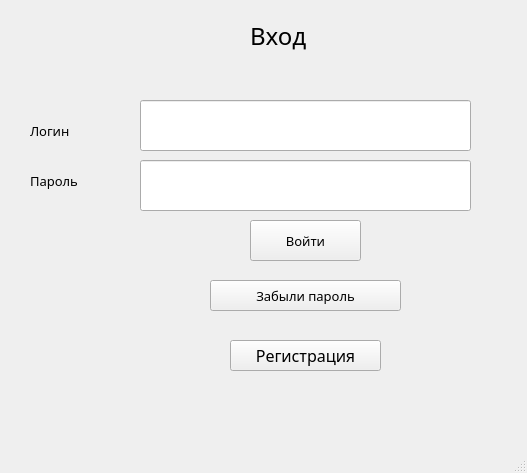
<?xml version="1.0" encoding="UTF-8"?>
<ui version="4.0">
 <class>MainWindow</class>
 <widget class="QMainWindow" name="MainWindow">
  <property name="geometry">
   <rect>
    <x>0</x>
    <y>0</y>
    <width>527</width>
    <height>473</height>
   </rect>
  </property>
  <property name="windowTitle">
   <string>MainWindow</string>
  </property>
  <widget class="QWidget" name="centralwidget">
   <widget class="QLabel" name="label">
    <property name="geometry">
     <rect>
      <x>250</x>
      <y>0</y>
      <width>141</width>
      <height>71</height>
     </rect>
    </property>
    <property name="font">
     <font>
      <family>OCR A Extended</family>
      <pointsize>18</pointsize>
     </font>
    </property>
    <property name="text">
     <string>Вход</string>
    </property>
   </widget>
   <widget class="QLabel" name="label_2">
    <property name="geometry">
     <rect>
      <x>30</x>
      <y>90</y>
      <width>91</width>
      <height>81</height>
     </rect>
    </property>
    <property name="font">
     <font>
      <family>OCR A Extended</family>
      <pointsize>10</pointsize>
     </font>
    </property>
    <property name="text">
     <string>Логин</string>
    </property>
   </widget>
   <widget class="QLabel" name="label_3">
    <property name="geometry">
     <rect>
      <x>30</x>
      <y>160</y>
      <width>101</width>
      <height>41</height>
     </rect>
    </property>
    <property name="font">
     <font>
      <family>OCR A Extended</family>
      <pointsize>10</pointsize>
     </font>
    </property>
    <property name="text">
     <string>Пароль</string>
    </property>
   </widget>
   <widget class="QLineEdit" name="loginEdit">
    <property name="geometry">
     <rect>
      <x>140</x>
      <y>100</y>
      <width>331</width>
      <height>51</height>
     </rect>
    </property>
   </widget>
   <widget class="QLineEdit" name="passwordEdit">
    <property name="geometry">
     <rect>
      <x>140</x>
      <y>160</y>
      <width>331</width>
      <height>51</height>
     </rect>
    </property>
   </widget>
   <widget class="QPushButton" name="sign_in_btn">
    <property name="geometry">
     <rect>
      <x>250</x>
      <y>220</y>
      <width>111</width>
      <height>41</height>
     </rect>
    </property>
    <property name="font">
     <font>
      <family>OCR A Extended</family>
      <pointsize>10</pointsize>
     </font>
    </property>
    <property name="text">
     <string>Войти</string>
    </property>
   </widget>
   <widget class="QPushButton" name="forgot_password_btn">
    <property name="geometry">
     <rect>
      <x>210</x>
      <y>280</y>
      <width>191</width>
      <height>31</height>
     </rect>
    </property>
    <property name="font">
     <font>
      <family>OCR A Extended</family>
      <pointsize>10</pointsize>
     </font>
    </property>
    <property name="text">
     <string>Забыли пароль</string>
    </property>
   </widget>
   <widget class="QPushButton" name="registration_btn">
    <property name="geometry">
     <rect>
      <x>230</x>
      <y>340</y>
      <width>151</width>
      <height>31</height>
     </rect>
    </property>
    <property name="font">
     <font>
      <family>Stencil</family>
      <pointsize>12</pointsize>
     </font>
    </property>
    <property name="text">
     <string>Регистрация</string>
    </property>
   </widget>
   <widget class="QLabel" name="errorLable">
    <property name="geometry">
     <rect>
      <x>180</x>
      <y>60</y>
      <width>231</width>
      <height>21</height>
     </rect>
    </property>
    <property name="text">
     <string/>
    </property>
   </widget>
  </widget>
  <widget class="QMenuBar" name="menubar">
   <property name="geometry">
    <rect>
     <x>0</x>
     <y>0</y>
     <width>527</width>
     <height>22</height>
    </rect>
   </property>
  </widget>
  <widget class="QStatusBar" name="statusbar"/>
 </widget>
 <resources/>
 <connections/>
</ui>
